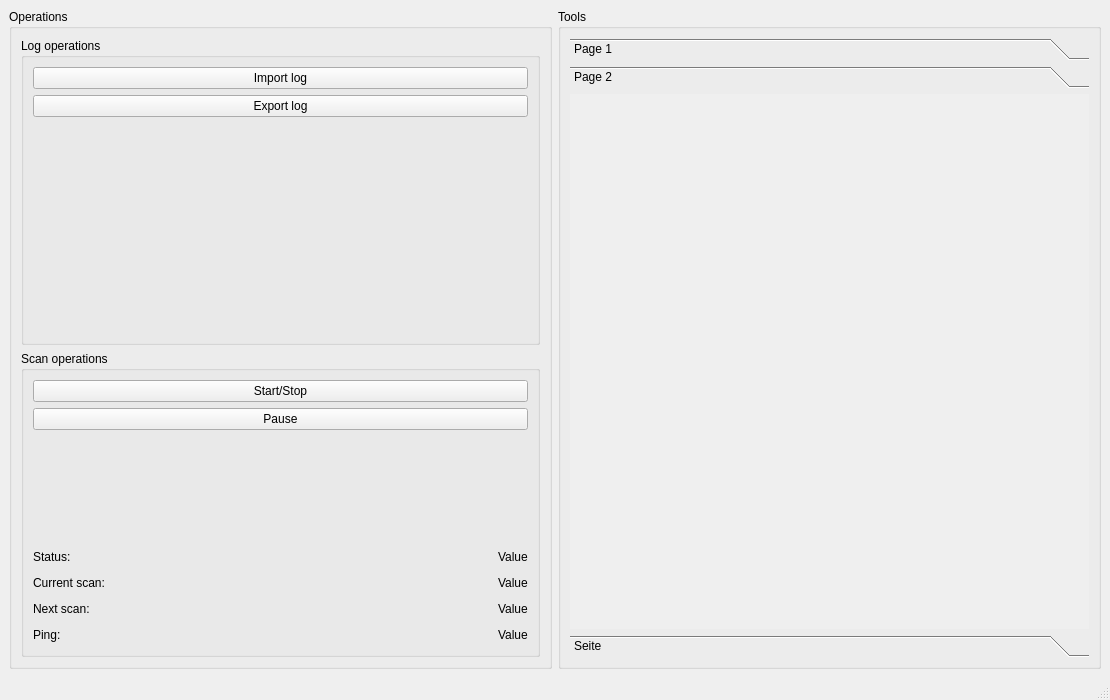
<?xml version="1.0" encoding="UTF-8"?>
<ui version="4.0">
 <class>Angrboda</class>
 <widget class="QMainWindow" name="Angrboda">
  <property name="geometry">
   <rect>
    <x>0</x>
    <y>0</y>
    <width>1110</width>
    <height>700</height>
   </rect>
  </property>
  <property name="windowTitle">
   <string>Angrboda</string>
  </property>
  <property name="dockNestingEnabled">
   <bool>true</bool>
  </property>
  <widget class="QWidget" name="centralwidget">
   <property name="enabled">
    <bool>true</bool>
   </property>
   <layout class="QHBoxLayout" name="horizontalLayout_6">
    <item>
     <layout class="QHBoxLayout" name="horizontalLayout_4">
      <item>
       <widget class="QGroupBox" name="groupBox">
        <property name="title">
         <string>Operations</string>
        </property>
        <layout class="QHBoxLayout" name="horizontalLayout_8">
         <item>
          <layout class="QVBoxLayout" name="verticalLayout">
           <item>
            <widget class="QGroupBox" name="groupBox_3">
             <property name="title">
              <string>Log operations</string>
             </property>
             <layout class="QVBoxLayout" name="verticalLayout_2">
              <item>
               <widget class="QPushButton" name="pushButton_import_log">
                <property name="text">
                 <string>Import log</string>
                </property>
               </widget>
              </item>
              <item>
               <widget class="QPushButton" name="pushButton_export_log">
                <property name="text">
                 <string>Export log</string>
                </property>
               </widget>
              </item>
              <item>
               <spacer name="verticalSpacer_2">
                <property name="orientation">
                 <enum>Qt::Vertical</enum>
                </property>
                <property name="sizeHint" stdset="0">
                 <size>
                  <width>20</width>
                  <height>40</height>
                 </size>
                </property>
               </spacer>
              </item>
             </layout>
            </widget>
           </item>
           <item>
            <widget class="QGroupBox" name="groupBox_4">
             <property name="title">
              <string>Scan operations</string>
             </property>
             <layout class="QVBoxLayout" name="verticalLayout_5">
              <item>
               <layout class="QVBoxLayout" name="verticalLayout_3">
                <item>
                 <widget class="QPushButton" name="pushButton_scan_start">
                  <property name="text">
                   <string>Start/Stop</string>
                  </property>
                 </widget>
                </item>
                <item>
                 <widget class="QPushButton" name="pushButton_scan_pause">
                  <property name="text">
                   <string>Pause</string>
                  </property>
                 </widget>
                </item>
                <item>
                 <spacer name="verticalSpacer">
                  <property name="orientation">
                   <enum>Qt::Vertical</enum>
                  </property>
                  <property name="sizeHint" stdset="0">
                   <size>
                    <width>20</width>
                    <height>40</height>
                   </size>
                  </property>
                 </spacer>
                </item>
                <item>
                 <layout class="QVBoxLayout" name="verticalLayout_6">
                  <item>
                   <layout class="QHBoxLayout" name="horizontalLayout_14">
                    <item>
                     <widget class="QLabel" name="label_status">
                      <property name="text">
                       <string>Status:</string>
                      </property>
                     </widget>
                    </item>
                    <item>
                     <spacer name="horizontalSpacer">
                      <property name="orientation">
                       <enum>Qt::Horizontal</enum>
                      </property>
                      <property name="sizeHint" stdset="0">
                       <size>
                        <width>40</width>
                        <height>20</height>
                       </size>
                      </property>
                     </spacer>
                    </item>
                    <item>
                     <widget class="QLabel" name="label_status_value">
                      <property name="text">
                       <string>Value</string>
                      </property>
                     </widget>
                    </item>
                   </layout>
                  </item>
                  <item>
                   <layout class="QHBoxLayout" name="horizontalLayout_13">
                    <item>
                     <widget class="QLabel" name="label__curret_scan">
                      <property name="text">
                       <string>Current scan:</string>
                      </property>
                     </widget>
                    </item>
                    <item>
                     <spacer name="horizontalSpacer_2">
                      <property name="orientation">
                       <enum>Qt::Horizontal</enum>
                      </property>
                      <property name="sizeHint" stdset="0">
                       <size>
                        <width>40</width>
                        <height>20</height>
                       </size>
                      </property>
                     </spacer>
                    </item>
                    <item>
                     <widget class="QLabel" name="label_current_scan_value">
                      <property name="text">
                       <string>Value</string>
                      </property>
                     </widget>
                    </item>
                   </layout>
                  </item>
                  <item>
                   <layout class="QHBoxLayout" name="horizontalLayout_9">
                    <item>
                     <widget class="QLabel" name="label_next_scan">
                      <property name="text">
                       <string>Next scan:</string>
                      </property>
                     </widget>
                    </item>
                    <item>
                     <spacer name="horizontalSpacer_3">
                      <property name="orientation">
                       <enum>Qt::Horizontal</enum>
                      </property>
                      <property name="sizeHint" stdset="0">
                       <size>
                        <width>40</width>
                        <height>20</height>
                       </size>
                      </property>
                     </spacer>
                    </item>
                    <item>
                     <widget class="QLabel" name="label_next_scan_value">
                      <property name="text">
                       <string>Value</string>
                      </property>
                     </widget>
                    </item>
                   </layout>
                  </item>
                  <item>
                   <layout class="QHBoxLayout" name="horizontalLayout_11">
                    <item>
                     <widget class="QLabel" name="label_ping">
                      <property name="text">
                       <string>Ping:</string>
                      </property>
                     </widget>
                    </item>
                    <item>
                     <spacer name="horizontalSpacer_4">
                      <property name="orientation">
                       <enum>Qt::Horizontal</enum>
                      </property>
                      <property name="sizeHint" stdset="0">
                       <size>
                        <width>40</width>
                        <height>20</height>
                       </size>
                      </property>
                     </spacer>
                    </item>
                    <item>
                     <widget class="QLabel" name="label_ping_value">
                      <property name="text">
                       <string>Value</string>
                      </property>
                     </widget>
                    </item>
                   </layout>
                  </item>
                 </layout>
                </item>
               </layout>
              </item>
             </layout>
            </widget>
           </item>
          </layout>
         </item>
        </layout>
       </widget>
      </item>
     </layout>
    </item>
    <item>
     <layout class="QHBoxLayout" name="horizontalLayout_5"/>
    </item>
    <item>
     <layout class="QHBoxLayout" name="horizontalLayout_7">
      <item>
       <widget class="QGroupBox" name="groupBox_2">
        <property name="title">
         <string>Tools</string>
        </property>
        <layout class="QVBoxLayout" name="verticalLayout_4">
         <item>
          <widget class="QToolBox" name="toolBox">
           <property name="currentIndex">
            <number>1</number>
           </property>
           <widget class="QWidget" name="page">
            <property name="geometry">
             <rect>
              <x>0</x>
              <y>0</y>
              <width>500</width>
              <height>476</height>
             </rect>
            </property>
            <attribute name="label">
             <string>Page 1</string>
            </attribute>
           </widget>
           <widget class="QWidget" name="page_2">
            <property name="geometry">
             <rect>
              <x>0</x>
              <y>0</y>
              <width>500</width>
              <height>476</height>
             </rect>
            </property>
            <attribute name="label">
             <string>Page 2</string>
            </attribute>
           </widget>
           <widget class="QWidget" name="page_3">
            <property name="geometry">
             <rect>
              <x>0</x>
              <y>0</y>
              <width>500</width>
              <height>476</height>
             </rect>
            </property>
            <attribute name="label">
             <string>Seite</string>
            </attribute>
           </widget>
          </widget>
         </item>
        </layout>
       </widget>
      </item>
     </layout>
    </item>
   </layout>
  </widget>
  <widget class="QMenuBar" name="menubar">
   <property name="geometry">
    <rect>
     <x>0</x>
     <y>0</y>
     <width>1110</width>
     <height>22</height>
    </rect>
   </property>
  </widget>
  <widget class="QStatusBar" name="statusbar"/>
 </widget>
 <resources/>
 <connections/>
</ui>
